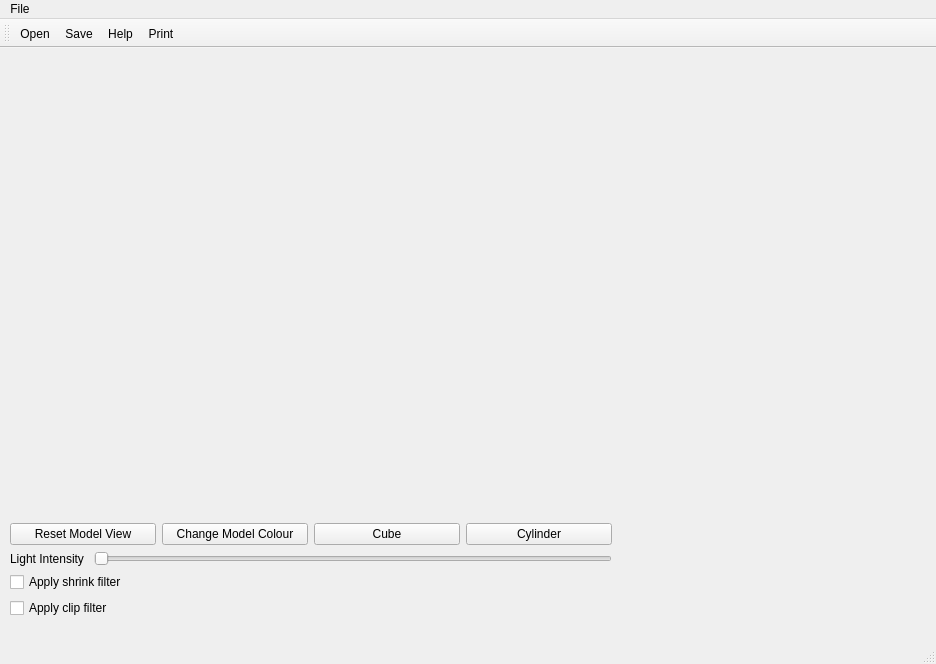
<?xml version="1.0" encoding="UTF-8"?>
<ui version="4.0">
 <class>MainWindow</class>
 <widget class="QMainWindow" name="MainWindow">
  <property name="geometry">
   <rect>
    <x>0</x>
    <y>0</y>
    <width>936</width>
    <height>664</height>
   </rect>
  </property>
  <property name="windowTitle">
   <string>MainWindow</string>
  </property>
  <widget class="QWidget" name="centralwidget">
   <widget class="QWidget" name="layoutWidget">
    <property name="geometry">
     <rect>
      <x>10</x>
      <y>40</y>
      <width>602</width>
      <height>530</height>
     </rect>
    </property>
    <layout class="QVBoxLayout" name="verticalLayout">
     <item>
      <widget class="QVTKOpenGLWidget" name="qvtkWidget" native="true">
       <property name="minimumSize">
        <size>
         <width>600</width>
         <height>400</height>
        </size>
       </property>
      </widget>
     </item>
     <item>
      <layout class="QHBoxLayout" name="horizontalLayout">
       <item>
        <widget class="QPushButton" name="pushButton_3">
         <property name="text">
          <string>Reset Model View</string>
         </property>
        </widget>
       </item>
       <item>
        <widget class="QPushButton" name="changeColour">
         <property name="text">
          <string>Change Model Colour</string>
         </property>
        </widget>
       </item>
       <item>
        <widget class="QPushButton" name="loadCube">
         <property name="text">
          <string>Cube</string>
         </property>
        </widget>
       </item>
       <item>
        <widget class="QPushButton" name="loadCylinder">
         <property name="text">
          <string>Cylinder</string>
         </property>
        </widget>
       </item>
      </layout>
     </item>
     <item>
      <layout class="QHBoxLayout" name="horizontalLayout_2">
       <item>
        <widget class="QLabel" name="label">
         <property name="text">
          <string>Light Intensity </string>
         </property>
        </widget>
       </item>
       <item>
        <widget class="QSlider" name="horizontalSlider">
         <property name="orientation">
          <enum>Qt::Horizontal</enum>
         </property>
        </widget>
       </item>
      </layout>
     </item>
     <item>
      <widget class="QCheckBox" name="checkBox">
       <property name="text">
        <string>Apply shrink filter</string>
       </property>
      </widget>
     </item>
     <item>
      <widget class="QCheckBox" name="checkBox_2">
       <property name="text">
        <string>Apply clip filter</string>
       </property>
      </widget>
     </item>
     <item>
      <layout class="QVBoxLayout" name="verticalLayout_3"/>
     </item>
    </layout>
   </widget>
  </widget>
  <widget class="QMenuBar" name="menubar">
   <property name="geometry">
    <rect>
     <x>0</x>
     <y>0</y>
     <width>936</width>
     <height>25</height>
    </rect>
   </property>
   <widget class="QMenu" name="menuFile">
    <property name="title">
     <string>File</string>
    </property>
    <addaction name="actionFileOpen"/>
    <addaction name="actionFileSave"/>
   </widget>
   <addaction name="menuFile"/>
  </widget>
  <widget class="QStatusBar" name="statusbar"/>
  <widget class="QToolBar" name="toolBar">
   <property name="windowTitle">
    <string>toolBar</string>
   </property>
   <attribute name="toolBarArea">
    <enum>TopToolBarArea</enum>
   </attribute>
   <attribute name="toolBarBreak">
    <bool>false</bool>
   </attribute>
   <addaction name="actionFileOpen"/>
   <addaction name="actionFileSave"/>
   <addaction name="actionHelp"/>
   <addaction name="actionPrint"/>
  </widget>
  <action name="actionFileOpen">
   <property name="icon">
    <iconset resource="Icons/icons.qrc">
     <normaloff>:/Icons/fileopen.png</normaloff>:/Icons/fileopen.png</iconset>
   </property>
   <property name="text">
    <string>Open</string>
   </property>
  </action>
  <action name="actionFileSave">
   <property name="icon">
    <iconset resource="Icons/icons.qrc">
     <normaloff>:/Icons/filesave.png</normaloff>:/Icons/filesave.png</iconset>
   </property>
   <property name="text">
    <string>Save</string>
   </property>
  </action>
  <action name="actionHelp">
   <property name="icon">
    <iconset resource="Icons/icons.qrc">
     <normaloff>:/Icons/help.png</normaloff>:/Icons/help.png</iconset>
   </property>
   <property name="text">
    <string>Help</string>
   </property>
  </action>
  <action name="actionPrint">
   <property name="icon">
    <iconset resource="Icons/icons.qrc">
     <normaloff>:/Icons/print.png</normaloff>:/Icons/print.png</iconset>
   </property>
   <property name="text">
    <string>Print</string>
   </property>
  </action>
 </widget>
 <customwidgets>
  <customwidget>
   <class>QVTKOpenGLWidget</class>
   <extends>QWidget</extends>
   <header>QVTKOpenGLWidget.h</header>
  </customwidget>
 </customwidgets>
 <resources>
  <include location="Icons/icons.qrc"/>
 </resources>
 <connections/>
</ui>
